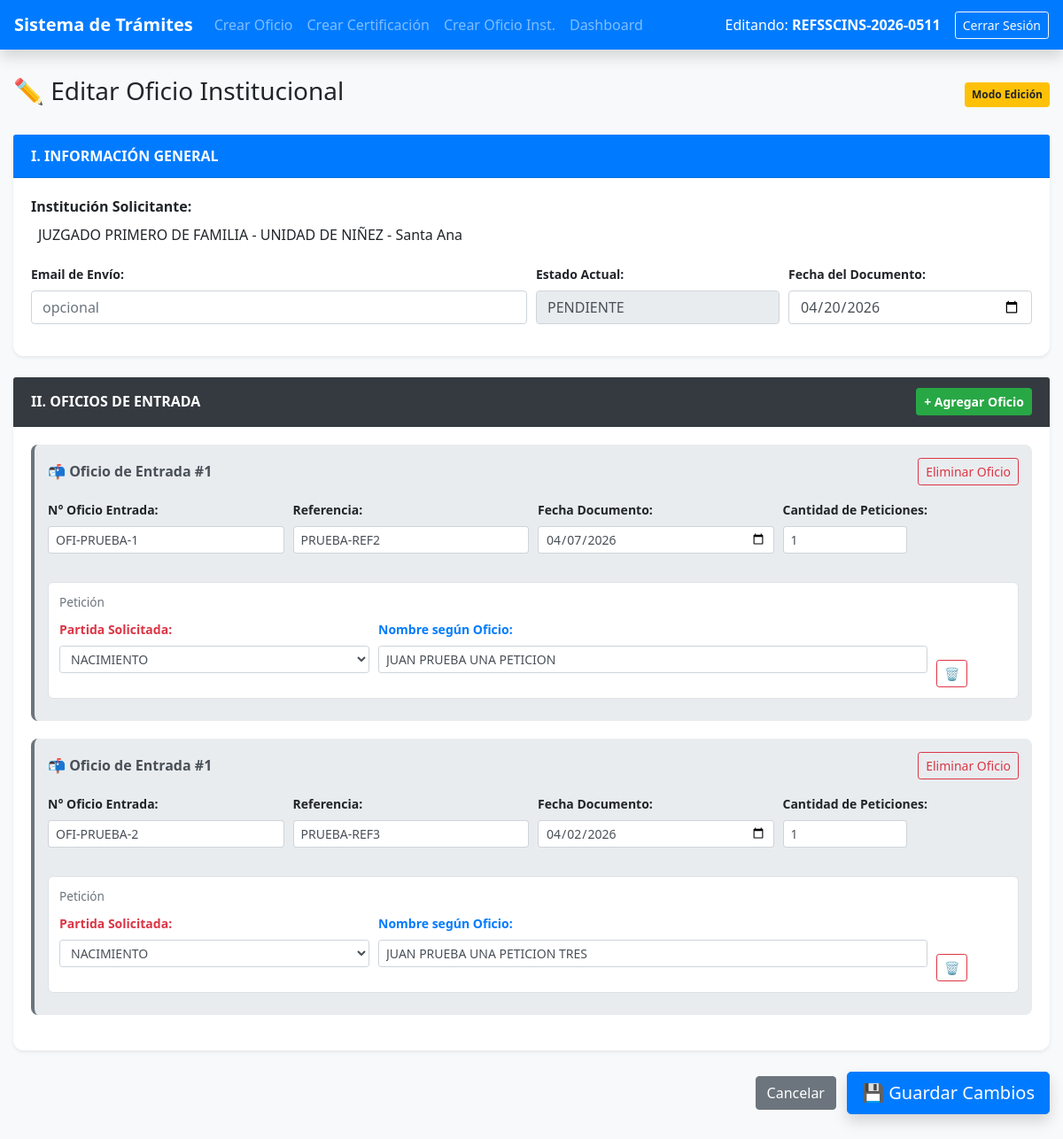
Screenshot of /editar_oficio_institucional.php?id=48 (signed in) with the database file from the repository.
### tables this page shows
CREATE TABLE IF NOT EXISTS `oficios_institucionales` (
  `id` int(11) NOT NULL AUTO_INCREMENT,
  `referencia_salida` varchar(50) DEFAULT NULL,
  `correlativo_anual` int(11) NOT NULL,
  `fecha` datetime DEFAULT current_timestamp(),
  `creado_por` int(11) DEFAULT NULL,
  `estado_validacion` enum('PENDIENTE','APROBADO','RECHAZADO') DEFAULT 'PENDIENTE',
  `ruta_pdf_final` varchar(255) DEFAULT NULL,
  `id_institucion` int(11) DEFAULT NULL,
  `email_envio` varchar(255) DEFAULT NULL,
  `fecha_documento` date DEFAULT NULL,
  PRIMARY KEY (`id`),
  UNIQUE KEY `referencia_salida` (`referencia_salida`),
  KEY `id_institucion` (`id_institucion`),
  KEY `creado_por` (`creado_por`),
  CONSTRAINT `oficios_institucionales_ibfk_1` FOREIGN KEY (`id_institucion`) REFERENCES `instituciones` (`id`),
  CONSTRAINT `oficios_institucionales_ibfk_2` FOREIGN KEY (`creado_por`) REFERENCES `usuarios` (`id`)
);

CREATE TABLE IF NOT EXISTS `oficios_institucionales_entradas` (
  `id` int(11) NOT NULL AUTO_INCREMENT,
  `id_oficio_inst` int(11) NOT NULL,
  `num_oficio_in` varchar(50) DEFAULT NULL,
  `ref_expediente_in` varchar(100) DEFAULT NULL,
  `fecha_doc_in` date DEFAULT NULL,
  `tipo_partida_solicitada` enum('NACIMIENTO','DEFUNCION','MATRIMONIO','DIVORCIO','CEDULA','CARNET') DEFAULT NULL,
  `nombre_solicitado` varchar(255) NOT NULL,
  PRIMARY KEY (`id`),
  KEY `id_oficio_inst` (`id_oficio_inst`),
  CONSTRAINT `oficios_institucionales_entradas_ibfk_1` FOREIGN KEY (`id_oficio_inst`) REFERENCES `oficios_institucionales` (`id`) ON DELETE CASCADE
);

### editar_oficio_institucional.php (the view, shortened to what this page needs)
<?php
require_once __DIR__ . '/db_config.php';
$id = filter_input(INPUT_GET, 'id', FILTER_VALIDATE_INT);
function e($value): string {
    return htmlspecialchars((string)$value, ENT_QUOTES, 'UTF-8');
}
try {
    $stmt = $pdo->prepare("
        SELECT oi.*, i.nombre_institucion, i.unidad_dependencia, i.email_contacto, i.ubicacion_sede
        FROM oficios_institucionales oi
        INNER JOIN instituciones i ON oi.id_institucion = i.id
        WHERE oi.id = ?
        LIMIT 1
    ");
    $stmt->execute([$id]);
    $oficio = $stmt->fetch(PDO::FETCH_ASSOC);
    $stmt_ent = $pdo->prepare("
        SELECT *
        FROM oficios_institucionales_entradas
        WHERE id_oficio_inst = ?
        ORDER BY id ASC
    ");
    $stmt_ent->execute([$id]);
    $entradas_raw = $stmt_ent->fetchAll(PDO::FETCH_ASSOC);
} catch (Throwable $e) {
    error_log("Error editar_oficio_institucional: " . $e->getMessage());
    die("Error cargando datos: " . $e->getMessage());
}
$entradas_agrupadas = [];
foreach ($entradas_raw as $ent) {
    $key = trim((string)$ent['num_oficio_in']) . '|' . trim((string)$ent['ref_expediente_in']) . '|' . trim((string)$ent['fecha_doc_in']);
    if (!isset($entradas_agrupadas[$key])) {
        $entradas_agrupadas[$key] = [
            'num_oficio_in' => $ent['num_oficio_in'],
            'ref_expediente_in' => $ent['ref_expediente_in'],
            'fecha_doc_in' => $ent['fecha_doc_in'],
            'peticiones' => []
        ];
    }
    $entradas_agrupadas[$key]['peticiones'][] = $ent;
}
?>
<!DOCTYPE html>
<html lang="es">
<head>
    <link rel="stylesheet" href="bootstrap/css/bootstrap.min.css">
    <link href="https://cdn.jsdelivr.net/npm/select2@4.1.0-rc.0/dist/css/select2.min.css" rel="stylesheet" />
    <link href="https://cdn.jsdelivr.net/npm/@ttskch/select2-bootstrap4-theme@1.5.2/dist/select2-bootstrap4.min.css" rel="stylesheet" />
</head>
<body>
<nav class="navbar navbar-expand-lg navbar-dark bg-primary shadow mb-4">
    <a class="navbar-brand font-weight-bold" href="dashboard.php">Sistema de Trámites</a>
    <div class="collapse navbar-collapse">
        <ul class="navbar-nav mr-auto">
            <li class="nav-item"><a class="nav-link" href="crear_oficio.php">Crear Oficio</a></li>
            <li class="nav-item"><a class="nav-link" href="crear_constancia.php">Crear Certificación</a></li>
            <li class="nav-item"><a class="nav-link" href="crear_oficio_institucional.php">Crear Oficio Inst.</a></li>
            <li class="nav-item"><a class="nav-link" href="dashboard.php">Dashboard</a></li>
        </ul>
        <span class="navbar-text mr-3 text-white">Editando: <strong><?php echo e($oficio['referencia_salida']); ?></strong></span>
        <a href="logout.php" class="btn btn-outline-light btn-sm">Cerrar Sesión</a>
    </div>
</nav>
<div class="container mb-5">
    <div class="d-flex justify-content-between align-items-center mb-4">
        <h3>✏️ Editar Oficio Institucional</h3>
        <span class="badge badge-warning p-2">Modo Edición</span>
    </div>
    <form id="formEditarOficioInst" method="POST" action="actualizar_oficio_institucional.php" enctype="multipart/form-data">
        <div class="card shadow-sm mb-4">
            <div class="card-header bg-primary text-white font-weight-bold">I. INFORMACIÓN GENERAL</div>
            <div class="card-body">
                <div class="form-row">
                    <div class="form-group col-md-12">
                        <label class="font-weight-bold">Institución Solicitante:</label>
                    </div>
                </div>
                <div class="form-row">
                    <div class="form-group col-md-6">
                        <label class="small font-weight-bold">Email de Envío:</label>
                        <input type="email" name="email_envio" class="form-control" value="<?php echo e($oficio['email_envio'] ?? ''); ?>" placeholder="opcional">
                    </div>
                    <div class="form-group col-md-3">
                        <label class="small font-weight-bold">Estado Actual:</label>
                        <input type="text" class="form-control" value="<?php echo e($oficio['estado_validacion']); ?>" disabled>
                    </div>
                    <div class="form-group col-md-3">
                        <label class="small font-weight-bold">Fecha del Documento:</label>
                        <input type="date" name="fecha_documento" class="form-control" value="<?php echo e($oficio['fecha_documento']); ?>">
                    </div>
                </div>
            </div>
        </div>
        <div class="card shadow-sm mb-4">
            <div class="card-header bg-dark text-white d-flex justify-content-between align-items-center">
                <span class="font-weight-bold">II. OFICIOS DE ENTRADA</span>
                <button type="button" id="btn_add_oficio_bloque" class="btn btn-success btn-sm font-weight-bold">+ Agregar Oficio</button>
            </div>
            <div class="card-body" id="contenedor_oficios_bloques">
                <?php foreach ($entradas_agrupadas as $idx => $grupo): ?>
                    <div class="oficio-bloque">
                        <div class="oficio-header">
                            <span>📬 Oficio de Entrada #<?php echo $idx + 1; ?></span>
                            <button type="button" class="btn btn-sm btn-outline-danger btn-remove-oficio-bloque">Eliminar Oficio</button>
                        </div>
                        <div class="form-row mb-3">
                            <div class="form-group col-md-3">
                                <label class="small font-weight-bold">N° Oficio Entrada:</label>
                                <input type="text" name="num_oficio_in[]" class="form-control form-control-sm oficio-num" value="<?php echo e($grupo['num_oficio_in']); ?>" required>
                            </div>
                            <div class="form-group col-md-3">
                                <label class="small font-weight-bold">Referencia:</label>
                                <input type="text" name="ref_expediente_in[]" class="form-control form-control-sm oficio-ref" value="<?php echo e($grupo['ref_expediente_in']); ?>">
                            </div>
                            <div class="form-group col-md-3">
                                <label class="small font-weight-bold">Fecha Documento:</label>
                                <input type="date" name="fecha_doc_in[]" class="form-control form-control-sm oficio-fecha" value="<?php echo e($grupo['fecha_doc_in']); ?>" required>
                            </div>
                            <div class="form-group col-md-3">
                                <label class="small font-weight-bold">Cantidad de Peticiones:</label>
                                <input type="number" min="1" value="<?php echo count($grupo['peticiones']); ?>" class="form-control form-control-sm cantidad-peticiones">
                            </div>
                        </div>
                        <div class="peticiones-container">
                            <?php foreach ($grupo['peticiones'] as $peticion): ?>
                                <div class="peticion-item">
                                    <div class="peticion-header">Petición</div>
                                    <div class="form-row">
                                        <div class="form-group col-md-4">
                                            <label class="small font-weight-bold text-danger">Partida Solicitada:</label>
                                            <select name="tipo_partida_solicitada[]" class="form-control form-control-sm" required>
                                                <option value="NACIMIENTO" <?php echo (($peticion['tipo_partida_solicitada'] ?? '') === 'NACIMIENTO') ? 'selected' : ''; ?>>NACIMIENTO</option>
                                            </select>
                                        </div>
                                        <div class="form-group col-md-7">
                                            <label class="small font-weight-bold text-primary">Nombre según Oficio:</label>
                                            <input type="text" name="nombre_segun_oficio[]" class="form-control form-control-sm text-uppercase" value="<?php echo e($peticion['nombre_solicitado']); ?>" required>
                                        </div>
                                        <div class="col-md-1 d-flex align-items-end">
                                            <button type="button" class="btn btn-sm btn-outline-danger btn-remove-peticion">🗑️</button>
                                        </div>
                                    </div>
                                </div>
                            <?php endforeach; ?>
                        </div>
                    </div>
                <?php endforeach; ?>
            </div>
        </div>
        <div class="text-right pb-5">
            <a href="ver_oficio_institucional.php?id=<?php echo (int)$oficio['id']; ?>" class="btn btn-secondary mr-2">Cancelar</a>
            <button type="submit" id="btnSubmit" class="btn btn-primary btn-lg shadow">💾 Guardar Cambios</button>
        </div>
    </form>
</div>
</body>
</html>

### editar_oficio_institucional.php (style rules this page uses)
body { background:#f8f9fa; font-family: 'Segoe UI', Tahoma, Geneva, Verdana, sans-serif; }
.container { margin-top:30px; max-width: 1200px; }
.card { border: none; border-radius: 12px; }
.oficio-bloque { background: #e9ecef; padding: 15px; border-radius: 8px; margin-bottom: 20px; border-left: 4px solid #6c757d; }
.oficio-header { font-weight: bold; color: #495057; margin-bottom: 15px; display: flex; justify-content: space-between; align-items: center; }
.peticion-item { background: #fff; padding: 12px; border-radius: 6px; margin-bottom: 10px; border: 1px solid #dee2e6; }
.peticion-header { font-size: 0.85rem; color: #6c757d; margin-bottom: 8px; }
.peticiones-container { margin-top: 10px; }
.cantidad-peticiones { max-width: 140px; }

### rows the page displays
oficios_institucionales: referencia_salida "REFSSCINS-2026-0511", estado_validacion "PENDIENTE", fecha_documento "04/20/2026"
oficios_institucionales_entradas: num_oficio_in "OFI-PRUEBA-1", ref_expediente_in "PRUEBA-REF2", fecha_doc_in "04/07/2026", count "1", tipo_partida_solicitada "NACIMIENTO", nombre_solicitado "JUAN PRUEBA UNA PETICION"
oficios_institucionales_entradas: num_oficio_in "OFI-PRUEBA-2", ref_expediente_in "PRUEBA-REF3", fecha_doc_in "04/02/2026", count "1", tipo_partida_solicitada "NACIMIENTO", nombre_solicitado "JUAN PRUEBA UNA PETICION tres"
